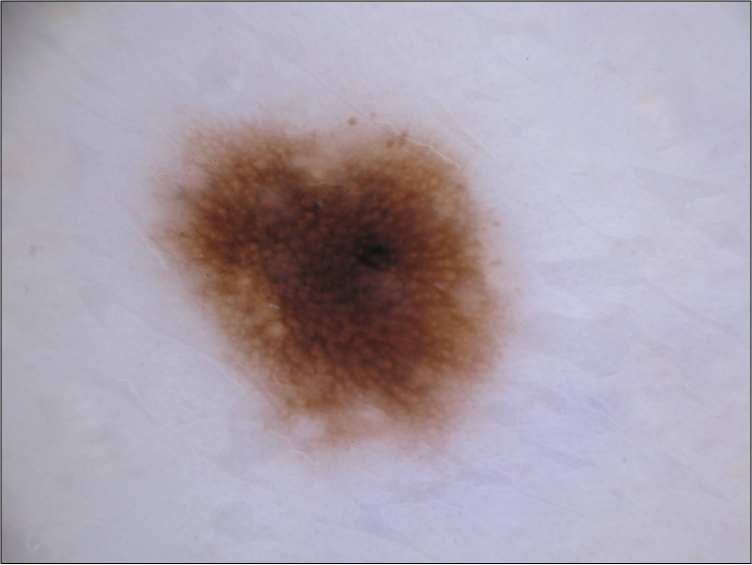
#> input picture classe 4/data/data/im/nevus.jpg, 1504 x 1129 px, found by its file name (shown at 1/2 size)
$ jupyter execute --allow-errors 2022_TP_Unsupervised_2_NMF-kmeans.ipynb   (older library calls are emulated)   (text cells are left out)
#> lines starting #> are read from the running program, lines starting #| are printed output that depends on the picture; after the words box and inside, x2 and y2 are one past the last pixel; in counts of white or black regions, pixels touching at a corner belong together; pictures that were not available may be replaced by others from this repository, and a replacement may not be noted
[cell 1]
import numpy as np
import numpy.matlib
import math
import matplotlib.pyplot as plt
plt.close('all')

from sklearn.model_selection import train_test_split
from sklearn.neighbors import KNeighborsClassifier
from sklearn.decomposition import NMF
from sklearn.cluster import KMeans
from sklearn.decomposition import PCA
from sklearn.decomposition import FastICA

from scipy import linalg as LA
from scipy.stats import ortho_group
from scipy.stats import gennorm

from skimage.io import imread
from skimage.transform import resize
from skimage.transform import rescale
from skimage import img_as_bool

from mpl_toolkits.axes_grid1 import AxesGrid
from scipy.spatial.distance import dice
from skimage.measure import find_contours

from scipy.io import loadmat

[cell 2]
if 'google.colab' in str(get_ipython()):
  from google_drive_downloader import GoogleDriveDownloader as gdd
  gdd.download_file_from_google_drive(file_id='1rgICXtcIAgDqSoHnNXNZMD_iNABF3RZA',
  dest_path='./YaleB_32x32.mat')
else:
  print('You are not using Colab. Please define working_dir with the absolute path to the folder where you downloaded the data')

# Please modify working_dir only if you are using your Anaconda (and not Google Colab)
Working_directory=r"C:\Users\pc1\mes_dossiers\Documents\2_ENS-Paris-Saclay\3A__M2_BME2_IPP\S2\IMA205 - Machine Learning\classe 2"

# C:\Users\pc1\mes_dossiers\Documents\2_ENS-Paris-Saclay\3A__M2_BME2_IPP\S2\IMA205 - Machine Learning\classe 2


#> (the rest of this cell did not finish here and is left out)

[cell 3]
# NNMF (scikit-learn implementation)
Ncomponents=100
model = NMF(init='random', solver='mu', n_components=Ncomponents, tol=1e-3,max_iter=300, random_state=0)
#> (the rest of this cell did not finish here and is left out)

[cell 4]
# [75 lines left out: function NNMFLecture, not called in this run]

[cell 5]
# NNMF (your own implementation)
Ncomponents=100
#> (the rest of this cell did not finish here and is left out)

[cell 6]
# If Wtrain_nnmf isn't invertible (because it is not shure apparently) and then crash tha algorithm.
# To prevent this we could use pseudo-inverse with pinv() function instead of inverse.

[cell 7]
sigmaTab = np.array([0,0.05,0.1,0.15,0.2,0.25,0.3,0.4,0.5])
scoreNMF = np.zeros(len(sigmaTab))
scoreICA = np.zeros(len(sigmaTab))
scoreICA1 = np.zeros(len(sigmaTab))

#> (the rest of this cell did not finish here and is left out)

[cell 8]
plt.figure(),plt.plot(sigmaTab,scoreNMF)
plt.plot(sigmaTab,scoreICA)
plt.legend(['NMF','ICA'])

[cell 9]
def generate_scenario(scenario=3, n_samples0 = 100, n_samples1 = 30):

    y = np.concatenate((np.zeros([n_samples0,1]) , np.ones([n_samples1,1])) , axis=0)

    if scenario == 1:
        # Separate Gaussian
        mean0 = [2, 3]
        mean1 = [12, 14]
        cov0 = [[1, 1.5], [1.5 ,3]]
        cov1 = 2 ** 2 * np.eye(2)
        X0 = np.random.multivariate_normal(mean0, cov0, n_samples0, check_valid='raise')
        X1 = np.random.multivariate_normal(mean1, cov1, n_samples1, check_valid='raise')

    elif scenario == 2:
        # Overlapping Gaussian
        mean0 = [2, 3]
        mean1 = [5, 7]
        cov0 = [[1, 1.5], [1.5 ,3]]
        cov1 = [[2, 3], [3 ,6]]
        X0 = np.random.multivariate_normal(mean0, cov0, n_samples0, check_valid='raise')
        X1 = np.random.multivariate_normal(mean1, cov1, n_samples1, check_valid='raise')


    elif scenario == 3:
        # Overlapping Gaussian
        mean0 = [0, 0]
        mean1 = [0, 0]
        cov0 = [[50, 15], [15, 6]]#cov0 = [[50, 4], [4, 2]]
        cov1 = [[2, 0], [0 ,50]]#cov1 = [[2, 0], [0 ,50]]
        X0 = np.random.multivariate_normal(mean0, cov0, n_samples0, check_valid='raise')
        X1 = np.random.multivariate_normal(mean1, cov1, n_samples1, check_valid='raise')


    elif scenario == 4:
        # Circles
        # 1 circle
        angle0=np.linspace(0, 2 * np.pi, n_samples0);
        X0=np.vstack((8*np.cos(angle0) , 8*np.sin(angle0))).T

        # 2 circle
        angle1=np.linspace(0, 2 * np.pi, n_samples1);
        X1=np.vstack((2*np.cos(angle1) , 2*np.sin(angle1))).T

    return X0,X1,y

# [36 lines left out: function plotResults, not called in this run]

def frontiere(model, X, y, step=50):

    labels = np.unique(y)

    min_tot = np.min(X)
    max_tot = np.max(X)
    delta = (max_tot - min_tot) / step
    xx, yy = np.meshgrid(np.arange(min_tot, max_tot, delta),
                         np.arange(min_tot, max_tot, delta))
    z = np.array( model.predict(np.c_[xx.ravel(), yy.ravel() ]) )
    z = z.reshape(xx.shape)

    plt.imshow(z, origin='lower', extent=[min_tot, max_tot, min_tot, max_tot],
               interpolation="mitchell", cmap='RdBu')

    cbar = plt.colorbar(ticks=labels)
    cbar.ax.set_yticklabels(labels)

    plt.scatter(X[np.where(yKmeans == 0)[0],0],X[np.where(yKmeans == 0)[0],1],c='r', label='Predicted class 0')
    plt.scatter(X[np.where(yKmeans == 1)[0],0],X[np.where(yKmeans == 1)[0],1],c='b', label='Predicted class 1')

    plt.ylim([min_tot, max_tot])
    plt.xlim([min_tot, max_tot])

[cell 10]
## Choose the scenarioIndex (value between 1 and 4)
scenarioIndex = 2
## scenario 1 : tow well separated clusters of dots (2D)
## scenario 2 : two elongated classes, axis oriented, that are almost undistinguishable  without their colors
## scenario 3 : two elongated classes but with axis in different directions making them distinguishable
## scenario 4 : two circles of dots, one inside the other

X0,X1,y = generate_scenario(scenario=scenarioIndex, n_samples0 = 350, n_samples1 = 350)
X=np.concatenate((X0,X1),axis=0)

plt.figure(figsize=(6, 6))
plt.scatter(X0[:,0],X0[:,1],c='r', label='Class 0')
plt.scatter(X1[:,0],X1[:,1],c='b', label='Class 1')
plt.title('Original data')
plt.legend()
plt.show()

[cell 11]
# It doesn't work at all when it comes to differientiate two classes that are not linearly separable.


## K-means
Ncluster= 2 # choose a number of clusters
kmeans=KMeans(n_clusters=Ncluster)
yKmeans=kmeans.fit_predict(X)

plt.figure(figsize=(17, 6))
plt.subplot(131)
plt.scatter(X[np.where(y == 0)[0],0],X[np.where(y == 0)[0],1],c='r', label='Class 0')
plt.scatter(X[np.where(y == 1)[0],0],X[np.where(y == 1)[0],1],c='b', label='Class 1')
plt.title('Original data')
plt.legend()

plt.subplot(132)
plt.scatter(X[np.where(yKmeans == 0)[0],0],X[np.where(yKmeans == 0)[0],1],c='r', label='Predicted class 0')
plt.scatter(X[np.where(yKmeans == 1)[0],0],X[np.where(yKmeans == 1)[0],1],c='b', label='Predicted class 1')
plt.title('K-Means')
plt.legend()

plt.subplot(133)
frontiere(kmeans, X, y, step=50)

plt.show()
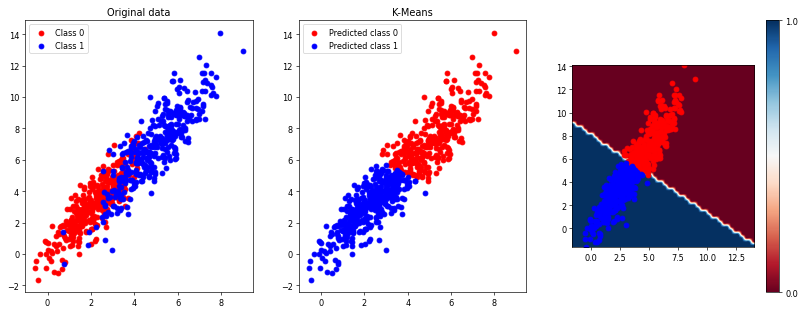
#> figure drawn by matplotlib, 4 panels

[cell 12]
# def KMeansLecture(X,K=2,tol=1e-4):
#     XXXXXXXX
#     XXXXXXXX
#     XXXXXXXX
#     XXXXXXXX
#     XXXXXXXX
#     #...
#     XXXXXXXX
#     XXXXXXXX
#     XXXXXXXX


#     return yKmeans,muTab

def KMeansLecture(X, K=2, tol=1e-4):
#> called with X = array of shape (700, 2), K = 2, tol = 0.0001
    centroids = X[np.random.choice(X.shape[0], K, replace=False), :]

    while True:
        # This creates a vector of size (N,) where N is the number of data points, containing the index of the nearest centroid for each point.
        yKmeans = np.argmin(np.linalg.norm(X[:, np.newaxis] - centroids, axis=2), axis=1)

        new_centroids = np.array([X[yKmeans == k].mean(axis=0) for k in range(K)])

        # If the change in centroids is less than the tolerance, break the loop.
        if np.linalg.norm(new_centroids - centroids) < tol:
            break

        centroids = new_centroids

    return yKmeans, centroids

[cell 13]
## K-means
Ncluster= 2 # choose a number of clusters
yKmeans,muTab = KMeansLecture(X,K=Ncluster,tol=1e-4)

plt.figure(figsize=(17, 6))
plt.subplot(131)
plt.scatter(X[np.where(y == 0)[0],0],X[np.where(y == 0)[0],1],c='r', label='Class 0')
plt.scatter(X[np.where(y == 1)[0],0],X[np.where(y == 1)[0],1],c='b', label='Class 1')
plt.title('Original data')
plt.legend()

plt.subplot(132)
plt.scatter(X[np.where(yKmeans == 0)[0],0],X[np.where(yKmeans == 0)[0],1],c='r', label='Predicted class 0')
plt.scatter(X[np.where(yKmeans == 1)[0],0],X[np.where(yKmeans == 1)[0],1],c='b', label='Predicted class 1')
plt.title('K-Means')
plt.legend()
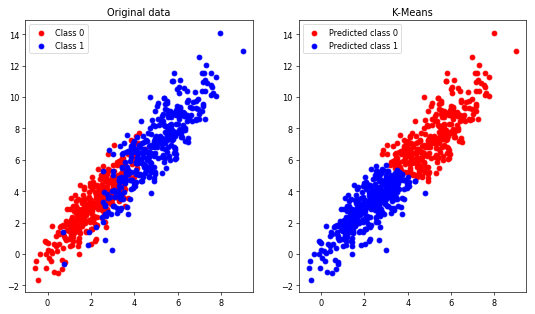
#> figure drawn by matplotlib, 2 panels

[cell 14]
if 'google.colab' in str(get_ipython()):
  from google_drive_downloader import GoogleDriveDownloader as gdd
  gdd.download_file_from_google_drive(file_id='1_TeYzLLDoKbPX4xXAOAM_mQiT2nLHgvp',
  dest_path='./data/nevus.jpg')
  gdd.download_file_from_google_drive(file_id='1iQZdUiuK_FwZ7mik7LB3eN_H_IUc5l7b',
  dest_path='./data/nevus-seg.jpg')
  gdd.download_file_from_google_drive(file_id='1yZ46UzGhwO7g5T8397JpewBl6UqgRo5J',
  dest_path='./data/melanoma.jpg')
  gdd.download_file_from_google_drive(file_id='1B2Ol92mBcHN6ah3bpoucBbBbHkPMGC8D',
  dest_path='./data/melanoma-seg.png')
else:
  print('You are not using Colab. Please define working_dir with the absolute path to the folder where you downloaded the data')

# Please modify working_dir only if you are using your Anaconda (and not Google Colab)
Working_directory="./data/"


# Nevus
nevus = imread(Working_directory + 'nevus.jpg')
#> nevus is the input picture: shape (1129, 1504, 3); mean R, G, B 170.3, 160.3, 173.1
nevus=nevus[2:-2,2:-2,:] # remove border (it contains artifacts)
#> nevus: shape (1125, 1500, 3)
nevusMask = imread(Working_directory + 'nevus-seg.jpg')
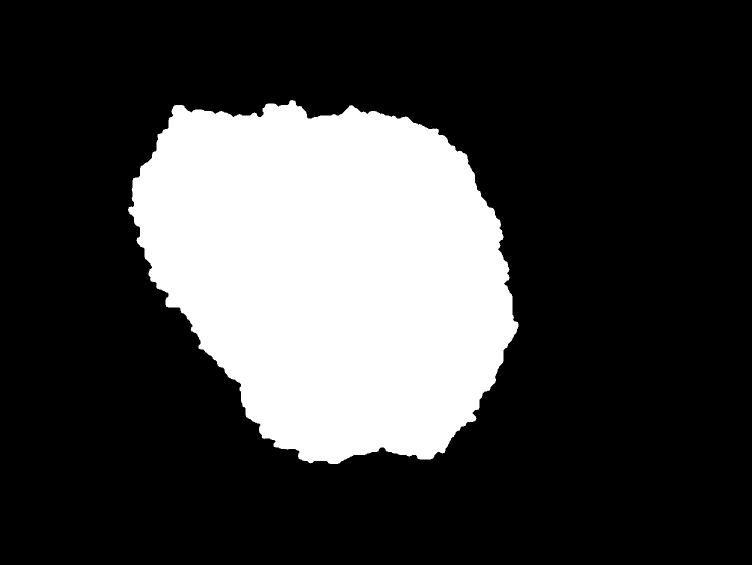
#> input picture classe 4/data/data/im/nevus-seg.jpg, 1504 x 1129 px, found by its file name (shown at 1/2 size)
#> nevusMask is the input picture: shape (1129, 1504); min 0, max 255, mean 62.4
nevusMask=nevusMask[2:-2,2:-2] # remove border (it contains artifacts)
#> nevusMask: shape (1125, 1500)
# We rescale to speed up computations
nevus = rescale(nevus, 0.25,multichannel=True, anti_aliasing=True)
#> nevus: shape (281, 375, 3) float64
# We need all these options to preserve the binary values
nevusMask = rescale(nevusMask, 0.25, anti_aliasing=False, order=0,  preserve_range=True)
#> nevusMask: shape (281, 375)
nevusMask_boolean = (nevusMask/255).astype(np.uint8) # To get uint8
#> nevusMask_boolean: shape (281, 375); values 0 (black) and 1 (white), 24.6% white; 1 white region, box (x1, y1, x2, y2) and area: (63, 49, 259, 231) 25914
nevusMask_expand = np.expand_dims(nevusMask_boolean, axis=2) # To have a 3 channels boolean mask

# Melanoma
melanoma = imread(Working_directory + 'melanoma.jpg')
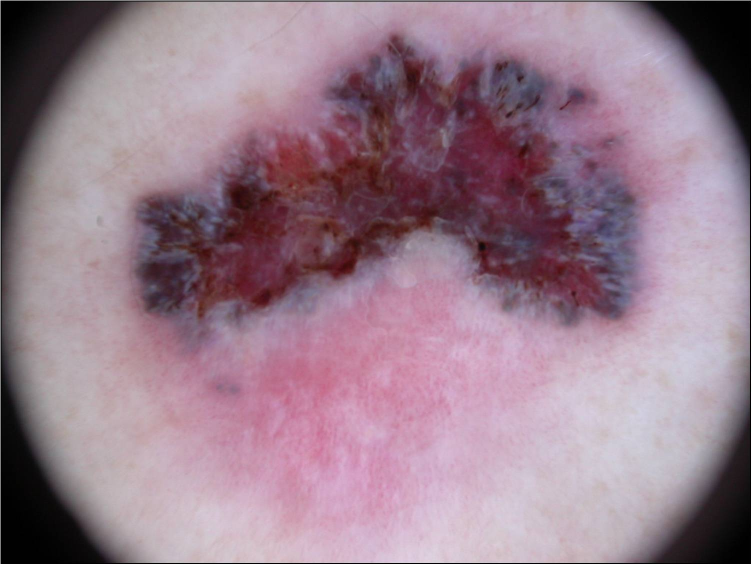
#> input picture classe 4/data/data/im/melanoma.jpg, 1503 x 1129 px, found by its file name (shown at 1/2 size)
#> melanoma is the input picture: shape (1129, 1503, 3); mean R, G, B 151.9, 125.2, 140.2
melanoma=melanoma[2:-2,2:-2,:] # remove border (it contains artifacts)
#> melanoma: shape (1125, 1499, 3)
melanomaMask = imread(Working_directory + 'melanoma-seg.png')
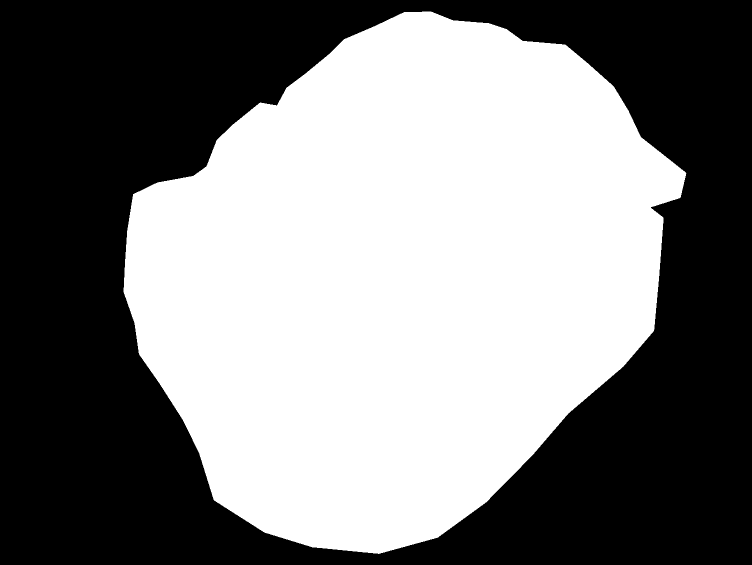
#> input picture classe 4/data/data/im/melanoma-seg.jpg, 1503 x 1129 px, given in place of melanoma-seg.png, which was not available (shown at 1/2 size)
#> melanomaMask: shape (1129, 1503); 49.8% white; 1 white region, box (x1, y1, x2, y2) and area: (247, 23, 1373, 1108) 844635
melanomaMask=melanomaMask[2:-2,2:-2] # remove border (it contains artifacts)
#> melanomaMask: shape (1125, 1499); 50.1% white; 1 black region, box (x1, y1, x2, y2) and area: (0, 0, 1499, 1125) 841740
melanoma = rescale(melanoma, 0.25,multichannel=True, anti_aliasing=True)
#> melanoma: shape (281, 375, 3) float64
melanomaMask = rescale(melanomaMask, 0.25, anti_aliasing=False, order=0,  preserve_range=True)
#> melanomaMask: shape (281, 375); 50.1% white; 1 black region, box (x1, y1, x2, y2) and area: (0, 0, 375, 281) 52582
melanomaMask_boolean = (melanomaMask/255).astype(np.uint8)
melanomaMask_expand = np.expand_dims(melanomaMask_boolean, axis=2)

fig = plt.figure(figsize=(12, 12))
grid = AxesGrid(fig, 111,
                nrows_ncols = (2, 3),
                axes_pad = 0.5)
grid[0].imshow(nevus)
grid[0].set_title('Nevus')
grid[0].axis('off')
grid[1].imshow(nevusMask_boolean,cmap='gray')
grid[1].set_title('Nevus segmentation mask')
grid[1].axis('off')
grid[2].imshow(nevusMask_expand*nevus)
grid[2].set_title('Nevus with segmentation')
grid[2].axis('off')
grid[3].imshow(melanoma)
grid[3].set_title('Melanoma')
grid[3].axis('off')
grid[4].imshow(melanomaMask_boolean,cmap='gray')
grid[4].set_title('Melanoma segmentation mask')
grid[4].axis('off')
grid[5].imshow(melanomaMask_expand*melanoma)
grid[5].set_title('Melanoma with segmentation')
grid[5].axis('off')
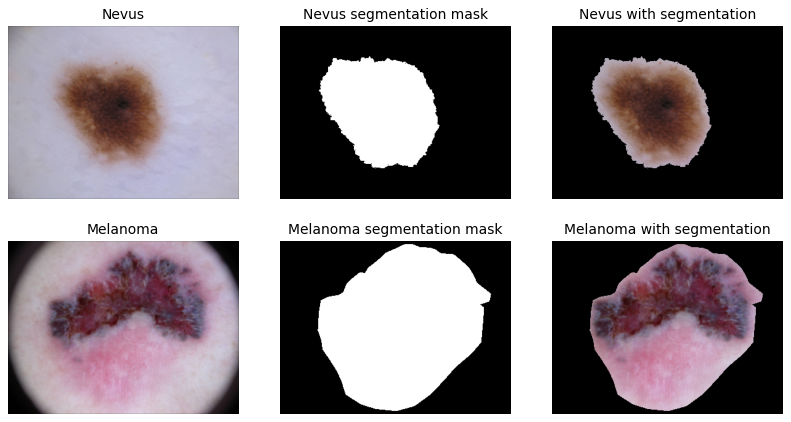
#> figure drawn by matplotlib, 6 panels

[cell 15]
## NEVUS
# Select a channel (0 for Red, 1 for Green and 2 for Blue)
channel=2
##
nevusB = nevus[:,:,channel]
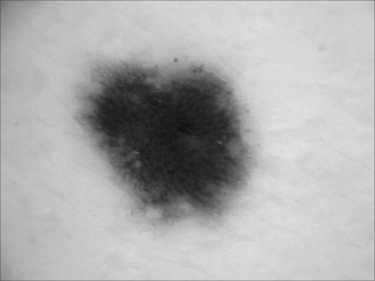
#> nevusB: shape (281, 375) float64; min 0.0625, max 0.89, mean 0.681

# Select the number of cluster K to look for
K= 2 # choose a number of clusters
##
kmeans=KMeans(n_clusters=K, random_state=1)
labels=kmeans.fit_predict(nevusB.reshape(-1,1))
labels=np.reshape(labels,(nevusB.shape[0],nevusB.shape[1]))
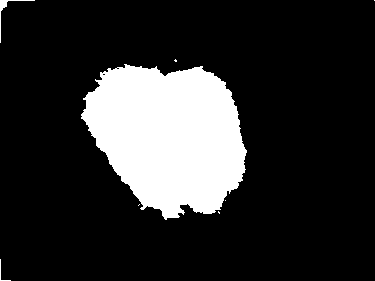
#> labels: shape (281, 375) int32; values 0 (black) and 1 (white), 17.7% white; 8 white regions (5 under 20 px), largest, box (x1, y1, x2, y2) and area: (81, 64, 247, 220) 18466, (0, 0, 35, 43) 123, (0, 259, 11, 281) 32

# Depending on the number of classes K, K-means returns one integer per pixel
# which indicates the number of the cluster.
# Choose the integer to use as mask between 0 and K-1
index =1
mask=labels==index ## choose which label should be

contourMask = find_contours(mask, 0.5)
#> contourMask = 10 point arrays, longest 819 points
contourManual = find_contours(nevusMask_boolean, 0.5)
#> contourManual = 7 point arrays, longest 901 points

# plot the results
fig = plt.figure(figsize=(16, 12))
grid = AxesGrid(fig, 111,
                nrows_ncols = (1, 5),
                axes_pad = 0.5)
grid[0].imshow(nevusB,cmap='gray')
grid[0].set_title('Nevus - selected channel')
grid[0].axis('off')
grid[1].imshow(labels,cmap='coolwarm')
grid[1].set_title('Nevus K-means result')
grid[1].axis('off')
grid[2].imshow(mask*nevusB,cmap='gray')
grid[2].set_title('Nevus with\n chosen segmentation')
grid[2].axis('off')
grid[3].imshow(nevusMask_boolean*nevusB,cmap='gray')
grid[3].set_title('Nevus with\n manual segmentation')
grid[3].axis('off')
grid[4].imshow(nevus)
for contour in contourMask:
  grid[4].plot(contour[:, 1], contour[:, 0], linewidth=2, c='r')
#> this loop made 10 passes
#> contour on pass 2: [[0.5, 374], [0, 373.5]]
for contour in contourManual:
  grid[4].plot(contour[:, 1], contour[:, 0], linewidth=2, c='g')
#> this loop made 7 passes
grid[4].set_title('Green manual\n Red K-means')
grid[4].axis('off')

# Compute the dice score between your mask and the manual segmentation
#> (the rest of this cell did not finish here and is left out)

[cell 16]
## MELANOMA
# Select a channel (0 for Red, 1 for Green and 2 for Blue)
channel=0
##
melanomaB = melanoma[:,:,channel]
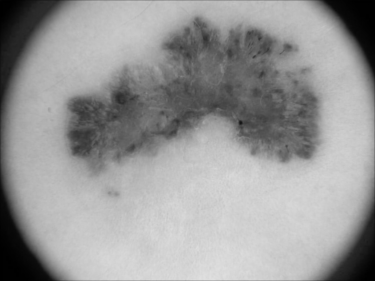
#> melanomaB: shape (281, 375) float64; min 0.000712, max 0.88, mean 0.597

# Select the number of cluster K to look for
K= 2 # choose a number of clusters
##
kmeans=KMeans(n_clusters=K)
labels=kmeans.fit_predict(melanomaB.reshape(-1,1))
labels=np.reshape(labels,(melanomaB.shape[0],melanomaB.shape[1]))
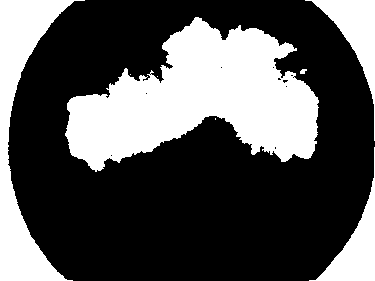
#> labels: shape (281, 375) int32; values 0 (black) and 1 (white), 33.2% white; 8 white regions (3 under 20 px), largest, box (x1, y1, x2, y2) and area: (65, 17, 319, 172) 22067, (0, 0, 85, 281) 7779, (305, 0, 375, 141) 2605, (309, 147, 375, 281) 2477, (300, 69, 307, 74) 26

# Depending on the number of classes K, K-means returns one integer per pixel
# which indicates the number of the cluster.
# Choose the integer to use as mask between 0 and K-1
index =1
mask=labels==index ## choose which label should be

contourMask = find_contours(mask, 0.5)
#> contourMask = 19 point arrays, longest 1327 points
contourManual = find_contours(melanomaMask_boolean, 0.5)
#> contourManual = 1 point arrays, longest 1121 points

fig = plt.figure(figsize=(16, 12))
grid = AxesGrid(fig, 111,
                nrows_ncols = (1, 5),
                axes_pad = 0.5)
grid[0].imshow(melanomaB,cmap='gray')
grid[0].set_title('Melanoma - selected channel')
grid[0].axis('off')
grid[1].imshow(labels,cmap='coolwarm')
grid[1].set_title('Melanoma K-means result')
grid[1].axis('off')
grid[2].imshow(mask*melanomaB,cmap='gray')
grid[2].set_title('Melanoma with chosen segmentation')
grid[2].axis('off')
grid[3].imshow(melanomaMask_boolean*melanomaB,cmap='gray')
grid[3].set_title('Melanoma with\n manual segmentation')
grid[3].axis('off')
grid[4].imshow(melanoma)
for contour in contourMask:
  grid[4].plot(contour[:, 1], contour[:, 0], linewidth=2, c='r')
#> this loop made 19 passes
for contour in contourManual:
  grid[4].plot(contour[:, 1], contour[:, 0], linewidth=2, c='g')
#> this loop made 1 pass
grid[4].set_title('Green manual\n Red K-means')
grid[4].axis('off')

#> (the rest of this cell did not finish here and is left out)
